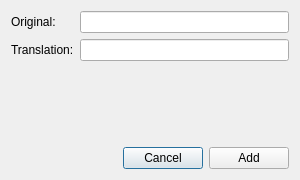
<?xml version="1.0" encoding="UTF-8"?>
<ui version="4.0">
 <class>AddCardDialog</class>
 <widget class="QDialog" name="AddCardDialog">
  <property name="geometry">
   <rect>
    <x>0</x>
    <y>0</y>
    <width>300</width>
    <height>180</height>
   </rect>
  </property>
  <property name="windowTitle">
   <string>Add Card</string>
  </property>
  <layout class="QVBoxLayout" name="verticalLayout">
    <item>
      <layout class="QFormLayout" name="formLayout">
        <item row="0" column="0">
          <widget class="QLabel" name="labelOriginal">
            <property name="text"><string>Original:</string></property>
          </widget>
        </item>
        <item row="0" column="1">
          <widget class="QLineEdit" name="editOriginal"/>
        </item>
        <item row="1" column="0">
          <widget class="QLabel" name="labelTranslation">
            <property name="text"><string>Translation:</string></property>
          </widget>
        </item>
        <item row="1" column="1">
          <widget class="QLineEdit" name="editTranslation"/>
        </item>
      </layout>
    </item>
    <item>
      <layout class="QHBoxLayout" name="buttonLayout">
        <item>
          <spacer name="horizontalSpacer">
            <property name="orientation">
              <enum>Qt::Horizontal</enum>
            </property>
            <property name="sizeHint">
              <size><width>40</width><height>20</height></size>
            </property>
          </spacer>
        </item>
        <item>
          <widget class="QPushButton" name="btnCancel">
            <property name="text"><string>Cancel</string></property>
          </widget>
        </item>
        <item>
          <widget class="QPushButton" name="btnAdd">
            <property name="text"><string>Add</string></property>
          </widget>
        </item>
      </layout>
    </item>
  </layout>
 </widget>
 <resources/>
 <connections/>
</ui>
